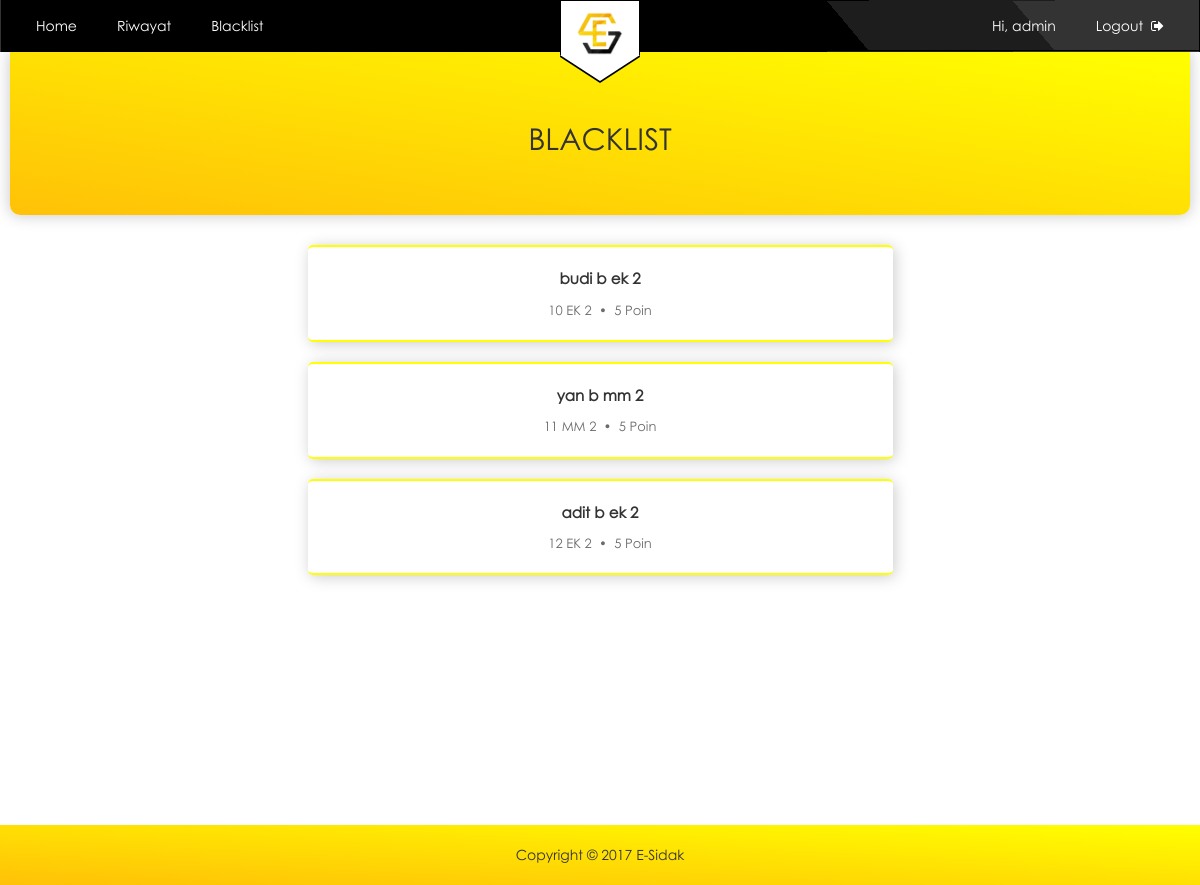
The app's page /user/blacklist.php (signed in) with its own data.
### tables this page shows
CREATE TABLE `user` (
  `id_user` int(12) NOT NULL,
  `nama` varchar(30) NOT NULL,
  `username` varchar(18) NOT NULL,
  `pass` varchar(225) NOT NULL,
  `level` varchar(7) NOT NULL
);

CREATE TABLE `data_siswa` (
  `nis` int(12) NOT NULL,
  `nama_siswa` varchar(26) NOT NULL,
  `id_jurusan` int(8) NOT NULL,
  `kelas` int(5) NOT NULL,
  `indeks` int(5) NOT NULL,
  `nama_ortu` varchar(26) NOT NULL,
  `no_ortu` varchar(14) NOT NULL,
  `alamat` varchar(38) NOT NULL,
  `poin` int(100) NOT NULL
);

CREATE TABLE `jurusan` (
  `id_jurusan` int(11) NOT NULL,
  `nama_jurusan` varchar(100) NOT NULL,
  `singkatan` varchar(100) NOT NULL,
  `indeks_x` int(5) NOT NULL,
  `indeks_xi` int(5) NOT NULL,
  `indeks_xii` int(5) NOT NULL
);

### user/blacklist.php (the view, shortened to what this page needs)
 <!DOCTYPE html>
<?php
include "../config/koneksi.php";
if(@$_SESSION['admin'] || @$_SESSION['guru']|| @$_SESSION['osis']) {
?>
<?php
if(@$_SESSION['admin']) {
  $userlogin = @$_SESSION['admin'];
  $href="../admin/index1.php";
 } else if(@$_SESSION['guru']) {
  $userlogin = @$_SESSION['guru'];
  $href="guru_home.php";
 }else{
  $userlogin = @$_SESSION['osis'];
  $href="osis_home.php";
 }
$sql = mysqli_query($con,"select * from user where username = '$userlogin'") or die(mysql_error());
 $data = mysqli_fetch_array($sql);
?>
<!DOCTYPE html>
<html>
  <head>
  <link rel="stylesheet" href="../css/bootstrap.min.css">
  <link rel="stylesheet" href="https://cdnjs.cloudflare.com/ajax/libs/font-awesome/4.7.0/css/font-awesome.min.css">
  <link rel="stylesheet" href="../css/style.css">
  </head>
  <body>
    <nav class="navbar navbar-default navbar-custom">
      <div class="navbar-header">
        <a class="navbar-brand"><img src="../img/esidak2.png" alt=""></a>
      </div>
      <div class="navbar-collapse collapse">
        <ul class="nav navbar-nav navbar-left">
           <li><a href="<?php echo $href;?>">Home</a></li>
          <li><a href="riwayat.php">Riwayat</a></li>
          <li><a href="blacklist.php">Blacklist</a></li>
        </ul>
        <ul class="nav navbar-nav navbar-right">
          <li><a href="#u">Hi, <?php echo $data['username']; ?></a></li>
          <li><a href="../config/logout.php">Logout &nbsp;<i class="fa fa-sign-out"></i></a></li>
        </ul>
      </div>
    </nav>
    <div class="container-fluid">
        <div class="jumbotron-list">
          <h2 class="text-center">BLACKLIST</h2>
      </div>
    </div>
    <div class="wrapper">
    <div class="container-fluid">
          <div class="col-md-12">
            <?php
            include "../config/koneksi.php";
            $sqll = mysqli_query($con,"select data_siswa.*, jurusan.singkatan from data_siswa join jurusan on data_siswa.id_jurusan=jurusan.id_jurusan where poin<=10") or die (mysqli_error());
            while($tampil = mysqli_fetch_array($sqll)){
              ?>
            <div class="container-panel">
              <table class="table table-custom">
              <tbody>
                <tr>
                  <td><h2><?php echo $tampil['nama_siswa']; ?></h2></td>
                </tr>
                <tr>
                  <td><h4><?php echo $tampil['kelas']." ".$tampil['singkatan']." ".$tampil['indeks']; ?> &nbsp;•&nbsp; <?php echo $tampil['poin']; ?>&nbsp;Poin</h4></td>
                </tr>
              </tbody>
              </table>
            </div>
            <?php
                  }
                ?>
      </div>
    </div>
    </div>
    <footer>
      <p>Copyright &copy; 2017 E-Sidak</p>
    </footer>
  </body>
</html>
<?php
}
?>

### css/style.css (style rules this page uses)
html,body { font-family: century_gothic; }
.container-fluid { margin: 0; padding: 0 }
.navbar-custom { background: linear-gradient(50deg , #000 70%,#1d1d1d 0, #1d1d1d 85%, #333333 20%); border-radius: 0; border-color: transparent; margin-bottom: 0; }
.navbar-custom .navbar-nav li a, .navbar-custom-user .navbar-nav li a, .navbar-custom-user .navbar-nav li span { color: #fff; border-radius: 4px; display: block; margin: 10px 5px; padding: 5px 15px; }
.navbar-brand img { border: 1px solid black; background: #fff; margin: 0 auto; width: 80px; padding: 10px 15px 0px; border-top: 0; }
.navbar-brand { padding: 0; width: 100%; position: absolute; border-bottom: 1px solid #000; }
.navbar-default .navbar-collapse { border: 0; }
.navbar-brand::after { content:''; position:relative; top: -1.4px; border-style:solid; border-width: 26px 40px 0; border-color: #fff transparent; width:0; display:block; margin:0 auto; }
.navbar-brand::before { content:''; position:absolute; left:50%; top: 141%; border-style:solid; border-width: 26px 40px 0; border-color: #000 transparent; width:0; transform:translate(-50%, -50%); }
.navbar-right { margin-right: 0px; }
.jumbotron-list { background: linear-gradient(to top right, #FFC107,yellow); margin-bottom: 50px; padding: 50px 15px; margin: 0 10px 30px; border-radius: 0 0 10px 10px; box-shadow: 0px 0px 15px 1px #ccc; }
.wrapper { min-height: 500px; }
.table-custom { margin: auto; }
.table-custom tbody tr th, .table-custom tbody tr td, .table-about tbody tr td { border: 0; }
.container-panel, .container-panel-detail { border: 2px solid yellow; border-left-width: 0px; border-right-width: 0px; width: 50%; margin: 0 auto; padding: 15px; border-radius: 5px; margin-bottom: 20px; box-shadow: 2px 2px 15px #ccc; }
.container-panel { text-align: center; }
.table-custom tbody tr td h2, .table-custom tbody tr td h4 { margin: 0; }
.table-custom tbody tr td h2 { font-size: 15px; font-weight: bold; }
.table-custom tbody tr td h4 { font-size: 13px; color: #6b6b6b; }
footer { background: linear-gradient(to top right, #FFC107,yellow); padding: 20px; margin-top: 80px; text-align: center; }
footer p { margin: 0; }

### records on screen
user: username "admin"
data_siswa: nama_siswa "budi b ek 2", kelas "10", id_jurusan.singkatan "EK", indeks "2", poin "5"
data_siswa: nama_siswa "yan b mm 2", kelas "11", id_jurusan.singkatan "MM", indeks "2", poin "5"
data_siswa: nama_siswa "adit b ek 2", kelas "12", id_jurusan.singkatan "EK", indeks "2", poin "5"
